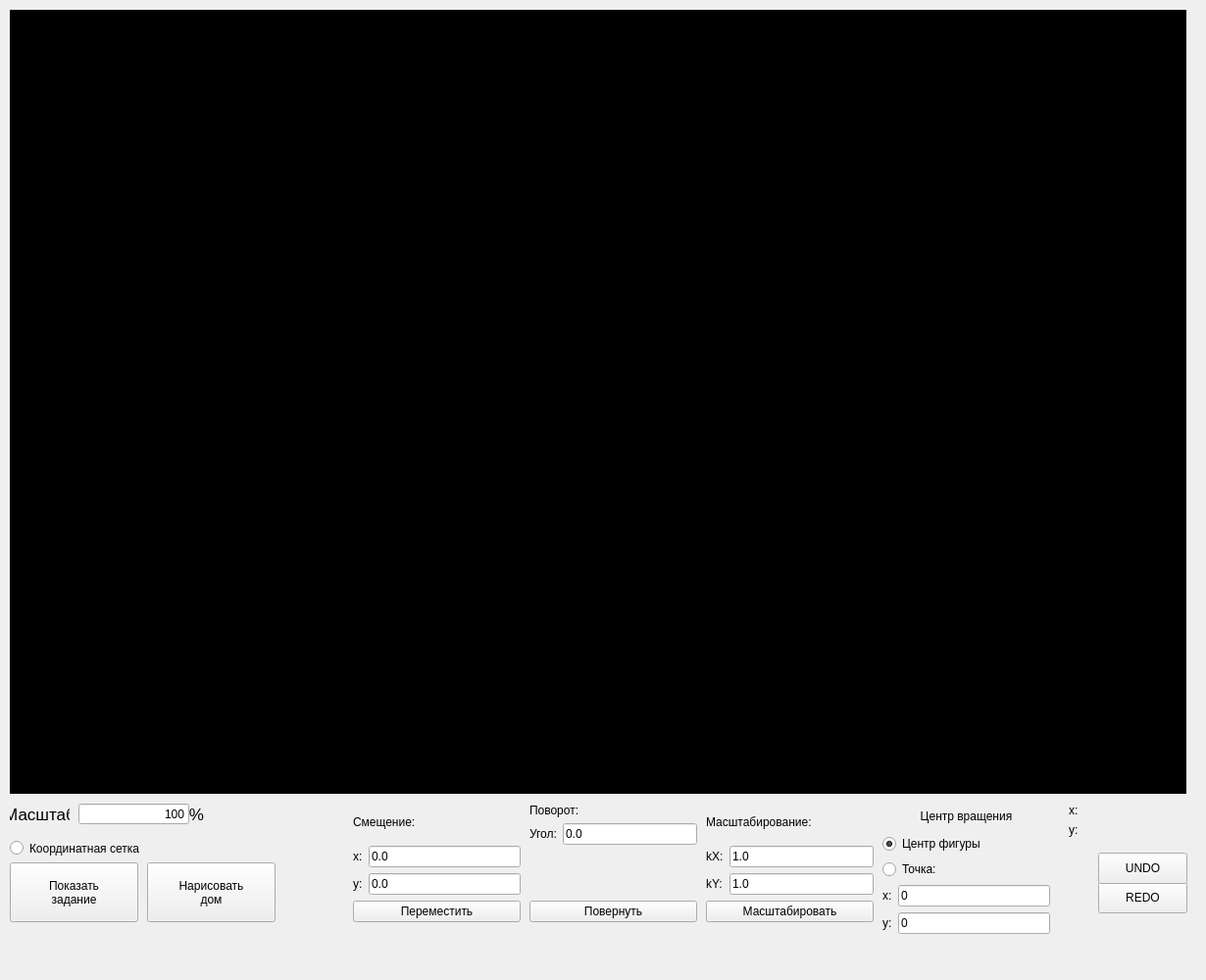
<?xml version="1.0" encoding="UTF-8"?>
<ui version="4.0">
 <class>MainWindow</class>
 <widget class="QMainWindow" name="MainWindow">
  <property name="geometry">
   <rect>
    <x>0</x>
    <y>0</y>
    <width>1230</width>
    <height>1000</height>
   </rect>
  </property>
  <property name="sizePolicy">
   <sizepolicy hsizetype="Fixed" vsizetype="Fixed">
    <horstretch>0</horstretch>
    <verstretch>0</verstretch>
   </sizepolicy>
  </property>
  <property name="minimumSize">
   <size>
    <width>1230</width>
    <height>1000</height>
   </size>
  </property>
  <property name="maximumSize">
   <size>
    <width>1230</width>
    <height>1000</height>
   </size>
  </property>
  <property name="windowTitle">
   <string>Лабораторная работа №2</string>
  </property>
  <property name="tabShape">
   <enum>QTabWidget::Rounded</enum>
  </property>
  <property name="unifiedTitleAndToolBarOnMac">
   <bool>true</bool>
  </property>
  <widget class="QWidget" name="centralwidget">
   <widget class="QPushButton" name="showTaskButton">
    <property name="geometry">
     <rect>
      <x>10</x>
      <y>880</y>
      <width>131</width>
      <height>61</height>
     </rect>
    </property>
    <property name="text">
     <string>Показать
задание</string>
    </property>
   </widget>
   <widget class="QGraphicsView" name="graphicsView">
    <property name="geometry">
     <rect>
      <x>10</x>
      <y>10</y>
      <width>1200</width>
      <height>800</height>
     </rect>
    </property>
    <property name="sizePolicy">
     <sizepolicy hsizetype="Fixed" vsizetype="Fixed">
      <horstretch>0</horstretch>
      <verstretch>0</verstretch>
     </sizepolicy>
    </property>
    <property name="palette">
     <palette>
      <active>
       <colorrole role="WindowText">
        <brush brushstyle="SolidPattern">
         <color alpha="255">
          <red>255</red>
          <green>255</green>
          <blue>255</blue>
         </color>
        </brush>
       </colorrole>
       <colorrole role="Button">
        <brush brushstyle="SolidPattern">
         <color alpha="255">
          <red>0</red>
          <green>0</green>
          <blue>0</blue>
         </color>
        </brush>
       </colorrole>
       <colorrole role="Light">
        <brush brushstyle="SolidPattern">
         <color alpha="255">
          <red>0</red>
          <green>0</green>
          <blue>0</blue>
         </color>
        </brush>
       </colorrole>
       <colorrole role="Midlight">
        <brush brushstyle="SolidPattern">
         <color alpha="255">
          <red>0</red>
          <green>0</green>
          <blue>0</blue>
         </color>
        </brush>
       </colorrole>
       <colorrole role="Dark">
        <brush brushstyle="SolidPattern">
         <color alpha="255">
          <red>0</red>
          <green>0</green>
          <blue>0</blue>
         </color>
        </brush>
       </colorrole>
       <colorrole role="Mid">
        <brush brushstyle="SolidPattern">
         <color alpha="255">
          <red>0</red>
          <green>0</green>
          <blue>0</blue>
         </color>
        </brush>
       </colorrole>
       <colorrole role="Text">
        <brush brushstyle="SolidPattern">
         <color alpha="255">
          <red>255</red>
          <green>255</green>
          <blue>255</blue>
         </color>
        </brush>
       </colorrole>
       <colorrole role="BrightText">
        <brush brushstyle="SolidPattern">
         <color alpha="255">
          <red>255</red>
          <green>255</green>
          <blue>255</blue>
         </color>
        </brush>
       </colorrole>
       <colorrole role="ButtonText">
        <brush brushstyle="SolidPattern">
         <color alpha="255">
          <red>255</red>
          <green>255</green>
          <blue>255</blue>
         </color>
        </brush>
       </colorrole>
       <colorrole role="Base">
        <brush brushstyle="SolidPattern">
         <color alpha="255">
          <red>0</red>
          <green>0</green>
          <blue>0</blue>
         </color>
        </brush>
       </colorrole>
       <colorrole role="Window">
        <brush brushstyle="SolidPattern">
         <color alpha="255">
          <red>0</red>
          <green>0</green>
          <blue>0</blue>
         </color>
        </brush>
       </colorrole>
       <colorrole role="Shadow">
        <brush brushstyle="SolidPattern">
         <color alpha="255">
          <red>0</red>
          <green>0</green>
          <blue>0</blue>
         </color>
        </brush>
       </colorrole>
       <colorrole role="AlternateBase">
        <brush brushstyle="SolidPattern">
         <color alpha="255">
          <red>0</red>
          <green>0</green>
          <blue>0</blue>
         </color>
        </brush>
       </colorrole>
       <colorrole role="ToolTipBase">
        <brush brushstyle="SolidPattern">
         <color alpha="255">
          <red>255</red>
          <green>255</green>
          <blue>220</blue>
         </color>
        </brush>
       </colorrole>
       <colorrole role="ToolTipText">
        <brush brushstyle="SolidPattern">
         <color alpha="255">
          <red>0</red>
          <green>0</green>
          <blue>0</blue>
         </color>
        </brush>
       </colorrole>
       <colorrole role="PlaceholderText">
        <brush brushstyle="SolidPattern">
         <color alpha="127">
          <red>255</red>
          <green>255</green>
          <blue>255</blue>
         </color>
        </brush>
       </colorrole>
       <colorrole role="Accent">
        <brush brushstyle="SolidPattern">
         <color alpha="255">
          <red>0</red>
          <green>0</green>
          <blue>0</blue>
         </color>
        </brush>
       </colorrole>
      </active>
      <inactive>
       <colorrole role="WindowText">
        <brush brushstyle="SolidPattern">
         <color alpha="255">
          <red>255</red>
          <green>255</green>
          <blue>255</blue>
         </color>
        </brush>
       </colorrole>
       <colorrole role="Button">
        <brush brushstyle="SolidPattern">
         <color alpha="255">
          <red>0</red>
          <green>0</green>
          <blue>0</blue>
         </color>
        </brush>
       </colorrole>
       <colorrole role="Light">
        <brush brushstyle="SolidPattern">
         <color alpha="255">
          <red>0</red>
          <green>0</green>
          <blue>0</blue>
         </color>
        </brush>
       </colorrole>
       <colorrole role="Midlight">
        <brush brushstyle="SolidPattern">
         <color alpha="255">
          <red>0</red>
          <green>0</green>
          <blue>0</blue>
         </color>
        </brush>
       </colorrole>
       <colorrole role="Dark">
        <brush brushstyle="SolidPattern">
         <color alpha="255">
          <red>0</red>
          <green>0</green>
          <blue>0</blue>
         </color>
        </brush>
       </colorrole>
       <colorrole role="Mid">
        <brush brushstyle="SolidPattern">
         <color alpha="255">
          <red>0</red>
          <green>0</green>
          <blue>0</blue>
         </color>
        </brush>
       </colorrole>
       <colorrole role="Text">
        <brush brushstyle="SolidPattern">
         <color alpha="255">
          <red>255</red>
          <green>255</green>
          <blue>255</blue>
         </color>
        </brush>
       </colorrole>
       <colorrole role="BrightText">
        <brush brushstyle="SolidPattern">
         <color alpha="255">
          <red>255</red>
          <green>255</green>
          <blue>255</blue>
         </color>
        </brush>
       </colorrole>
       <colorrole role="ButtonText">
        <brush brushstyle="SolidPattern">
         <color alpha="255">
          <red>255</red>
          <green>255</green>
          <blue>255</blue>
         </color>
        </brush>
       </colorrole>
       <colorrole role="Base">
        <brush brushstyle="SolidPattern">
         <color alpha="255">
          <red>0</red>
          <green>0</green>
          <blue>0</blue>
         </color>
        </brush>
       </colorrole>
       <colorrole role="Window">
        <brush brushstyle="SolidPattern">
         <color alpha="255">
          <red>0</red>
          <green>0</green>
          <blue>0</blue>
         </color>
        </brush>
       </colorrole>
       <colorrole role="Shadow">
        <brush brushstyle="SolidPattern">
         <color alpha="255">
          <red>0</red>
          <green>0</green>
          <blue>0</blue>
         </color>
        </brush>
       </colorrole>
       <colorrole role="AlternateBase">
        <brush brushstyle="SolidPattern">
         <color alpha="255">
          <red>0</red>
          <green>0</green>
          <blue>0</blue>
         </color>
        </brush>
       </colorrole>
       <colorrole role="ToolTipBase">
        <brush brushstyle="SolidPattern">
         <color alpha="255">
          <red>255</red>
          <green>255</green>
          <blue>220</blue>
         </color>
        </brush>
       </colorrole>
       <colorrole role="ToolTipText">
        <brush brushstyle="SolidPattern">
         <color alpha="255">
          <red>0</red>
          <green>0</green>
          <blue>0</blue>
         </color>
        </brush>
       </colorrole>
       <colorrole role="PlaceholderText">
        <brush brushstyle="SolidPattern">
         <color alpha="127">
          <red>255</red>
          <green>255</green>
          <blue>255</blue>
         </color>
        </brush>
       </colorrole>
       <colorrole role="Accent">
        <brush brushstyle="SolidPattern">
         <color alpha="255">
          <red>0</red>
          <green>0</green>
          <blue>0</blue>
         </color>
        </brush>
       </colorrole>
      </inactive>
      <disabled>
       <colorrole role="WindowText">
        <brush brushstyle="SolidPattern">
         <color alpha="255">
          <red>0</red>
          <green>0</green>
          <blue>0</blue>
         </color>
        </brush>
       </colorrole>
       <colorrole role="Button">
        <brush brushstyle="SolidPattern">
         <color alpha="255">
          <red>0</red>
          <green>0</green>
          <blue>0</blue>
         </color>
        </brush>
       </colorrole>
       <colorrole role="Light">
        <brush brushstyle="SolidPattern">
         <color alpha="255">
          <red>0</red>
          <green>0</green>
          <blue>0</blue>
         </color>
        </brush>
       </colorrole>
       <colorrole role="Midlight">
        <brush brushstyle="SolidPattern">
         <color alpha="255">
          <red>0</red>
          <green>0</green>
          <blue>0</blue>
         </color>
        </brush>
       </colorrole>
       <colorrole role="Dark">
        <brush brushstyle="SolidPattern">
         <color alpha="255">
          <red>0</red>
          <green>0</green>
          <blue>0</blue>
         </color>
        </brush>
       </colorrole>
       <colorrole role="Mid">
        <brush brushstyle="SolidPattern">
         <color alpha="255">
          <red>0</red>
          <green>0</green>
          <blue>0</blue>
         </color>
        </brush>
       </colorrole>
       <colorrole role="Text">
        <brush brushstyle="SolidPattern">
         <color alpha="255">
          <red>0</red>
          <green>0</green>
          <blue>0</blue>
         </color>
        </brush>
       </colorrole>
       <colorrole role="BrightText">
        <brush brushstyle="SolidPattern">
         <color alpha="255">
          <red>255</red>
          <green>255</green>
          <blue>255</blue>
         </color>
        </brush>
       </colorrole>
       <colorrole role="ButtonText">
        <brush brushstyle="SolidPattern">
         <color alpha="255">
          <red>0</red>
          <green>0</green>
          <blue>0</blue>
         </color>
        </brush>
       </colorrole>
       <colorrole role="Base">
        <brush brushstyle="SolidPattern">
         <color alpha="255">
          <red>0</red>
          <green>0</green>
          <blue>0</blue>
         </color>
        </brush>
       </colorrole>
       <colorrole role="Window">
        <brush brushstyle="SolidPattern">
         <color alpha="255">
          <red>0</red>
          <green>0</green>
          <blue>0</blue>
         </color>
        </brush>
       </colorrole>
       <colorrole role="Shadow">
        <brush brushstyle="SolidPattern">
         <color alpha="255">
          <red>0</red>
          <green>0</green>
          <blue>0</blue>
         </color>
        </brush>
       </colorrole>
       <colorrole role="AlternateBase">
        <brush brushstyle="SolidPattern">
         <color alpha="255">
          <red>0</red>
          <green>0</green>
          <blue>0</blue>
         </color>
        </brush>
       </colorrole>
       <colorrole role="ToolTipBase">
        <brush brushstyle="SolidPattern">
         <color alpha="255">
          <red>255</red>
          <green>255</green>
          <blue>220</blue>
         </color>
        </brush>
       </colorrole>
       <colorrole role="ToolTipText">
        <brush brushstyle="SolidPattern">
         <color alpha="255">
          <red>0</red>
          <green>0</green>
          <blue>0</blue>
         </color>
        </brush>
       </colorrole>
       <colorrole role="PlaceholderText">
        <brush brushstyle="SolidPattern">
         <color alpha="127">
          <red>0</red>
          <green>0</green>
          <blue>0</blue>
         </color>
        </brush>
       </colorrole>
       <colorrole role="Accent">
        <brush brushstyle="SolidPattern">
         <color alpha="255">
          <red>0</red>
          <green>0</green>
          <blue>0</blue>
         </color>
        </brush>
       </colorrole>
      </disabled>
     </palette>
    </property>
    <property name="cursor" stdset="0">
     <cursorShape>WaitCursor</cursorShape>
    </property>
    <property name="verticalScrollBarPolicy">
     <enum>Qt::ScrollBarAlwaysOff</enum>
    </property>
    <property name="horizontalScrollBarPolicy">
     <enum>Qt::ScrollBarAlwaysOff</enum>
    </property>
    <property name="dragMode">
     <enum>QGraphicsView::NoDrag</enum>
    </property>
    <property name="transformationAnchor">
     <enum>QGraphicsView::NoAnchor</enum>
    </property>
    <property name="resizeAnchor">
     <enum>QGraphicsView::NoAnchor</enum>
    </property>
    <property name="viewportUpdateMode">
     <enum>QGraphicsView::NoViewportUpdate</enum>
    </property>
   </widget>
   <widget class="QRadioButton" name="showCoordinatesRadio">
    <property name="enabled">
     <bool>true</bool>
    </property>
    <property name="geometry">
     <rect>
      <x>10</x>
      <y>850</y>
      <width>171</width>
      <height>31</height>
     </rect>
    </property>
    <property name="text">
     <string>Координатная сетка</string>
    </property>
    <property name="checked">
     <bool>false</bool>
    </property>
    <property name="autoExclusive">
     <bool>false</bool>
    </property>
   </widget>
   <widget class="QLabel" name="sizeLabel">
    <property name="geometry">
     <rect>
      <x>10</x>
      <y>820</y>
      <width>61</width>
      <height>21</height>
     </rect>
    </property>
    <property name="font">
     <font>
      <pointsize>13</pointsize>
     </font>
    </property>
    <property name="text">
     <string>Масштаб</string>
    </property>
    <property name="alignment">
     <set>Qt::AlignCenter</set>
    </property>
   </widget>
   <widget class="QLineEdit" name="sizeInput">
    <property name="geometry">
     <rect>
      <x>80</x>
      <y>820</y>
      <width>113</width>
      <height>21</height>
     </rect>
    </property>
    <property name="text">
     <string>100</string>
    </property>
    <property name="alignment">
     <set>Qt::AlignRight|Qt::AlignTrailing|Qt::AlignVCenter</set>
    </property>
   </widget>
   <widget class="QLabel" name="percentLabel">
    <property name="geometry">
     <rect>
      <x>170</x>
      <y>820</y>
      <width>61</width>
      <height>21</height>
     </rect>
    </property>
    <property name="font">
     <font>
      <pointsize>13</pointsize>
     </font>
    </property>
    <property name="text">
     <string>%</string>
    </property>
    <property name="alignment">
     <set>Qt::AlignCenter</set>
    </property>
   </widget>
   <widget class="QWidget" name="formLayoutWidget">
    <property name="geometry">
     <rect>
      <x>1090</x>
      <y>820</y>
      <width>121</width>
      <height>44</height>
     </rect>
    </property>
    <layout class="QFormLayout" name="formLayout">
     <property name="sizeConstraint">
      <enum>QLayout::SetFixedSize</enum>
     </property>
     <property name="fieldGrowthPolicy">
      <enum>QFormLayout::AllNonFixedFieldsGrow</enum>
     </property>
     <property name="labelAlignment">
      <set>Qt::AlignLeading|Qt::AlignLeft|Qt::AlignVCenter</set>
     </property>
     <item row="0" column="1">
      <widget class="QLabel" name="cursorPositionX">
       <property name="text">
        <string/>
       </property>
      </widget>
     </item>
     <item row="1" column="0">
      <widget class="QLabel" name="positionLabelY">
       <property name="text">
        <string>y:</string>
       </property>
      </widget>
     </item>
     <item row="0" column="0">
      <widget class="QLabel" name="positionLabelX">
       <property name="sizePolicy">
        <sizepolicy hsizetype="Fixed" vsizetype="Fixed">
         <horstretch>0</horstretch>
         <verstretch>0</verstretch>
        </sizepolicy>
       </property>
       <property name="text">
        <string>x:</string>
       </property>
      </widget>
     </item>
     <item row="1" column="1">
      <widget class="QLabel" name="cursorPositionY">
       <property name="text">
        <string/>
       </property>
      </widget>
     </item>
    </layout>
   </widget>
   <widget class="QWidget" name="verticalLayoutWidget">
    <property name="geometry">
     <rect>
      <x>360</x>
      <y>820</y>
      <width>171</width>
      <height>121</height>
     </rect>
    </property>
    <layout class="QVBoxLayout" name="verticalLayout">
     <property name="sizeConstraint">
      <enum>QLayout::SetDefaultConstraint</enum>
     </property>
     <item>
      <widget class="QLabel" name="moveLabel">
       <property name="text">
        <string>Смещение:</string>
       </property>
      </widget>
     </item>
     <item>
      <layout class="QFormLayout" name="formLayout_2">
       <item row="0" column="0">
        <widget class="QLabel" name="labelMoveX">
         <property name="text">
          <string>x:</string>
         </property>
        </widget>
       </item>
       <item row="0" column="1">
        <widget class="QLineEdit" name="moveXLineEdit">
         <property name="text">
          <string>0.0</string>
         </property>
         <property name="placeholderText">
          <string>0.0</string>
         </property>
        </widget>
       </item>
       <item row="1" column="0">
        <widget class="QLabel" name="labelMoveY">
         <property name="text">
          <string>y:</string>
         </property>
        </widget>
       </item>
       <item row="1" column="1">
        <widget class="QLineEdit" name="moveYLineEdit">
         <property name="text">
          <string>0.0</string>
         </property>
         <property name="placeholderText">
          <string>0.0</string>
         </property>
        </widget>
       </item>
      </layout>
     </item>
     <item>
      <widget class="QPushButton" name="moveButton">
       <property name="text">
        <string>Переместить</string>
       </property>
      </widget>
     </item>
    </layout>
   </widget>
   <widget class="QWidget" name="verticalLayoutWidget_2">
    <property name="geometry">
     <rect>
      <x>540</x>
      <y>820</y>
      <width>171</width>
      <height>121</height>
     </rect>
    </property>
    <layout class="QVBoxLayout" name="verticalLayout_2">
     <property name="sizeConstraint">
      <enum>QLayout::SetDefaultConstraint</enum>
     </property>
     <item>
      <widget class="QLabel" name="rotateLabel">
       <property name="text">
        <string>Поворот:</string>
       </property>
      </widget>
     </item>
     <item>
      <layout class="QFormLayout" name="formLayout_3">
       <item row="0" column="0">
        <widget class="QLabel" name="rotateAngleLabel">
         <property name="text">
          <string>Угол:</string>
         </property>
        </widget>
       </item>
       <item row="0" column="1">
        <widget class="QLineEdit" name="rotateAngleLineEdit">
         <property name="text">
          <string>0.0</string>
         </property>
         <property name="placeholderText">
          <string>0.0</string>
         </property>
        </widget>
       </item>
      </layout>
     </item>
     <item>
      <spacer name="verticalSpacer">
       <property name="orientation">
        <enum>Qt::Vertical</enum>
       </property>
       <property name="sizeHint" stdset="0">
        <size>
         <width>20</width>
         <height>40</height>
        </size>
       </property>
      </spacer>
     </item>
     <item>
      <widget class="QPushButton" name="rotateButton">
       <property name="text">
        <string>Повернуть</string>
       </property>
      </widget>
     </item>
    </layout>
   </widget>
   <widget class="QWidget" name="verticalLayoutWidget_3">
    <property name="geometry">
     <rect>
      <x>720</x>
      <y>820</y>
      <width>171</width>
      <height>121</height>
     </rect>
    </property>
    <layout class="QVBoxLayout" name="verticalLayout_3">
     <property name="sizeConstraint">
      <enum>QLayout::SetDefaultConstraint</enum>
     </property>
     <item>
      <widget class="QLabel" name="scaleLabel">
       <property name="text">
        <string>Масштабирование:</string>
       </property>
      </widget>
     </item>
     <item>
      <layout class="QFormLayout" name="formLayout_4">
       <item row="0" column="0">
        <widget class="QLabel" name="scaleXLabel">
         <property name="text">
          <string>kX:</string>
         </property>
        </widget>
       </item>
       <item row="0" column="1">
        <widget class="QLineEdit" name="scaleXLineEdit">
         <property name="text">
          <string>1.0</string>
         </property>
        </widget>
       </item>
       <item row="1" column="0">
        <widget class="QLabel" name="scaleYLabel">
         <property name="text">
          <string>kY:</string>
         </property>
        </widget>
       </item>
       <item row="1" column="1">
        <widget class="QLineEdit" name="scaleYLineEdit">
         <property name="text">
          <string>1.0</string>
         </property>
        </widget>
       </item>
      </layout>
     </item>
     <item>
      <widget class="QPushButton" name="scaleButton">
       <property name="text">
        <string>Масштабировать</string>
       </property>
      </widget>
     </item>
    </layout>
   </widget>
   <widget class="QPushButton" name="redoButton">
    <property name="geometry">
     <rect>
      <x>1120</x>
      <y>900</y>
      <width>91</width>
      <height>32</height>
     </rect>
    </property>
    <property name="text">
     <string>REDO</string>
    </property>
   </widget>
   <widget class="QPushButton" name="undoButton">
    <property name="geometry">
     <rect>
      <x>1120</x>
      <y>870</y>
      <width>91</width>
      <height>32</height>
     </rect>
    </property>
    <property name="text">
     <string>UNDO</string>
    </property>
   </widget>
   <widget class="QPushButton" name="drawHouseButton">
    <property name="geometry">
     <rect>
      <x>150</x>
      <y>880</y>
      <width>131</width>
      <height>61</height>
     </rect>
    </property>
    <property name="text">
     <string>Нарисовать
дом</string>
    </property>
   </widget>
   <widget class="QWidget" name="verticalLayoutWidget_4">
    <property name="geometry">
     <rect>
      <x>900</x>
      <y>820</y>
      <width>171</width>
      <height>133</height>
     </rect>
    </property>
    <layout class="QVBoxLayout" name="centerVBox">
     <item>
      <widget class="QLabel" name="label_7">
       <property name="text">
        <string>Центр вращения</string>
       </property>
       <property name="alignment">
        <set>Qt::AlignCenter</set>
       </property>
      </widget>
     </item>
     <item>
      <widget class="QRadioButton" name="radioCenter">
       <property name="text">
        <string>Центр фигуры</string>
       </property>
       <property name="checked">
        <bool>true</bool>
       </property>
      </widget>
     </item>
     <item>
      <widget class="QRadioButton" name="radioCustomPoint">
       <property name="text">
        <string>Точка:</string>
       </property>
      </widget>
     </item>
     <item>
      <layout class="QFormLayout" name="centerCoordinatesForm">
       <item row="1" column="0">
        <widget class="QLabel" name="label_4">
         <property name="text">
          <string>x:</string>
         </property>
        </widget>
       </item>
       <item row="1" column="1">
        <widget class="QLineEdit" name="centerXEdit">
         <property name="text">
          <string>0</string>
         </property>
        </widget>
       </item>
       <item row="2" column="0">
        <widget class="QLabel" name="label_5">
         <property name="text">
          <string>y:</string>
         </property>
        </widget>
       </item>
       <item row="2" column="1">
        <widget class="QLineEdit" name="centerYEdit">
         <property name="text">
          <string>0</string>
         </property>
        </widget>
       </item>
      </layout>
     </item>
    </layout>
   </widget>
  </widget>
 </widget>
 <resources/>
 <connections/>
</ui>
